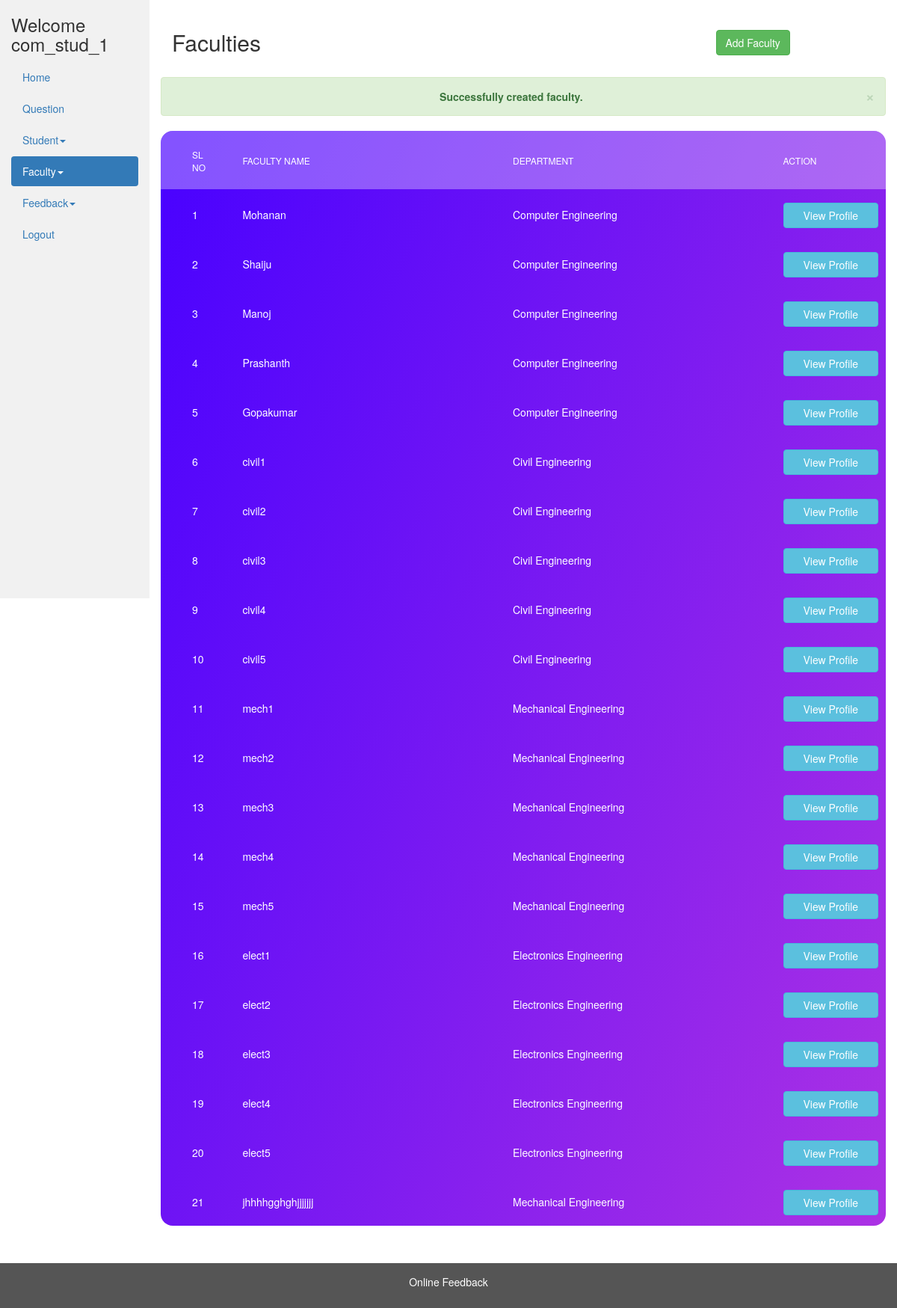
The app's page /admin/view_faculty.php?status=success (signed in) with its own data.
### tables this page shows
CREATE TABLE IF NOT EXISTS `faculty` (
  `id` int(11) NOT NULL AUTO_INCREMENT,
  `name` varchar(30) NOT NULL,
  `emp_code` int(10) NOT NULL,
  `department_id` int(11) NOT NULL,
  `email` varchar(255) NOT NULL,
  `mobile` bigint(20) NOT NULL,
  `image` varchar(500) NOT NULL DEFAULT '../img/no_image.jpg',
  PRIMARY KEY (`id`),
  UNIQUE KEY `emp_code` (`emp_code`)
);

CREATE TABLE IF NOT EXISTS `department` (
  `id` int(11) NOT NULL,
  `name` varchar(250) NOT NULL,
  PRIMARY KEY (`id`)
);

### admin/view_faculty.php (the view, shortened to what this page needs)
<?php
include_once '../database/dbconfig.php';
?>
<!DOCTYPE html>
<html lang="en">
<head>
  <link rel="stylesheet" href="../css/bootstrap-3.4.1.min.css">
  <link rel="stylesheet" type="text/css" href="../css/main.css" />
</head>
<body>
  <div class="container-fluid">
    <div class="row content">
                <div class="col-sm-2 sidenav">
                    <h3>Welcome
                        <?php echo ($_SESSION['login_user']); ?>
                    </h3>
                    <ul class="nav nav-pills nav-stacked">
                        <li><a href="admin_dashboard.php">Home</a></li>
                        <li><a href="view_questions.php">Question</a></li>
                        <li>
                            <a href="#stud_sub-menu" data-toggle="collapse" data-parent="#main-menu">Student<span class="caret"></span></a>
                        </li>
                        <li class="active">
                            <a href="#fac_sub-menu" data-toggle="collapse" data-parent="#main-menu">Faculty<span class="caret"></span></a>
                        </li>
                        <li>
                            <a href="#feedsub-menu" data-toggle="collapse" data-parent="#main-menu">Feedback<span class="caret"></span></a>
                        </li>
                        <li><a href="../logout.php">Logout</a></li>
                    </ul><br>
                </div>
      <div class="col-sm-10">
        <br />
        <div class="container-fluid">
          <div class="row">
            <div class="col-md-9"><h2>Faculties</h2></div><br />
            <div class="col-md-3">
              <a href="add_faculty.php" class="btn btn-success">Add Faculty</a>
            </div>
          </div>
        </div>
        <br />
                <?php
                if(isset($_GET['status'])) {
                  if ($_GET['status'] == 'success') {
                    echo ('<div class="alert text-center alert-success alert-dismissible">
                    <a class="panel-close close" data-dismiss="alert">×</a>
                    <strong>Successfully created faculty.</strong>
                    </div>');
                  } elseif ($_GET['status'] == 'failed') {
                    echo ('<div class="alert text-center alert-danger alert-dismissible">
                    <a class="panel-close close" data-dismiss="alert">×</a>
                    <strong>Failed to update faculty.</strong>
                    </div>');
                  }
                }
?>
        <div class="table100 ver6 m-b-110">
          <table data-vertable="ver6" id="faculties">
            <thead>
              <tr class="row100 head">
                <th class="column100 column1" data-column="column1">
                  Sl No
                </th>
                <th class="column100 column2" data-column="column2">
                  Faculty Name
                </th>
                <th class="column100 column2" data-column="column2">
                  Department
                </th>
                <th class="column100 column3" data-column="column3">
                  Action
                </th>
              </tr>
            </thead>
            <tbody>
              <?php
$sql = 'SELECT * FROM `faculty`';
$result = mysqli_query($conn, $sql);
$count = 0;
while ($rows = mysqli_fetch_array($result)) {
    $count++;
    ?>
              <tr class="row100 data">
                <td class="column100 column1 value" data-column="column1">
                  <?php echo $count; ?>
                </td>
                <td class="column100 column2 value" data-column="column2">
                  <?php echo $rows['name']; ?>
                </td>
                <td class="column100 column2 value" data-column="column2">
                  <?php
$dep_sql = "select * from department where id = " . $rows['department_id'];
    $dep_result = mysqli_query($conn, $dep_sql);
    $dep_row = mysqli_fetch_array($dep_result);
    echo $dep_row['name'];?>
                </td>
                <td class="column100 column3" data-column="column3">
                  <a class="btn btn-block btn-info"
                    href="view_faculty_profile.php?faculty_id=<?php echo $rows['id'] ?>">View Profile</a>
                </td>
              </tr>
              <?php
}
?>
            </tbody>
          </table>
        </div>
      </div>
    </div>
  </div>
  <footer class="container-fluid" style="margin-top: 50px">
    <center>
      <p>Online Feedback</p>
    </center>
  </footer>
</body>
</html>

### css/main.css (style rules this page uses)
table { width: 100%; background-color: #fff; }
th, td { font-weight: unset; padding-right: 10px; }
.column100 { width: 130px; padding-left: 25px; }
.column100.column1 { width: 0px; padding-left: 42px; }
.column100.column2 { width: 300px; }
.row100.head th { padding-top: 24px; padding-bottom: 20px; }
.row100 td { padding-top: 18px; padding-bottom: 14px; }
.table100.ver6 { border-radius: 16px; overflow: hidden; background: #7918f2; background: -webkit-linear-gradient(-68deg, #ac32e4, #4801ff); background: -o-linear-gradient(-68deg, #ac32e4, #4801ff); background: -moz-linear-gradient(-68deg, #ac32e4, #4801ff); background: linear-gradient(-68deg, #ac32e4, #4801ff); }
.table100.ver6 table { background-color: transparent; }
.table100.ver6 td { font-size: 14px; color: #fff; line-height: 1.4; }
.table100.ver6 th { font-size: 12px; color: #fff; line-height: 1.4; text-transform: uppercase; background-color: rgba(255, 255, 255, 0.32); }

### admin/view_faculty.php (style rules this page uses)
.row.content { height: 800px; }
.sidenav { background-color: #f1f1f1; height: 100%; }
footer { background-color: #555; color: white; padding: 15px; }

### records on screen
faculty: name "Mohanan", department.name "Computer Engineering"
faculty: name "Shaiju", department.name "Computer Engineering"
faculty: name "Manoj", department.name "Computer Engineering"
faculty: name "Prashanth", department.name "Computer Engineering"
faculty: name "Gopakumar", department.name "Computer Engineering"
faculty: name "civil1", department.name "Civil Engineering"
faculty: name "civil2", department.name "Civil Engineering"
faculty: name "civil3", department.name "Civil Engineering"
faculty: name "civil4", department.name "Civil Engineering"
faculty: name "civil5", department.name "Civil Engineering"
faculty: name "mech1", department.name "Mechanical Engineering"
faculty: name "mech2", department.name "Mechanical Engineering"
faculty: name "mech3", department.name "Mechanical Engineering"
faculty: name "mech4", department.name "Mechanical Engineering"
faculty: name "mech5", department.name "Mechanical Engineering"
faculty: name "elect1", department.name "Electronics Engineering"
faculty: name "elect2", department.name "Electronics Engineering"
faculty: name "elect3", department.name "Electronics Engineering"
faculty: name "elect4", department.name "Electronics Engineering"
faculty: name "elect5", department.name "Electronics Engineering"
faculty: name "jhhhhgghghjjjjjjj", department.name "Mechanical Engineering"

### other values on screen
$_SESSION['login_user'] "com_stud_1"
